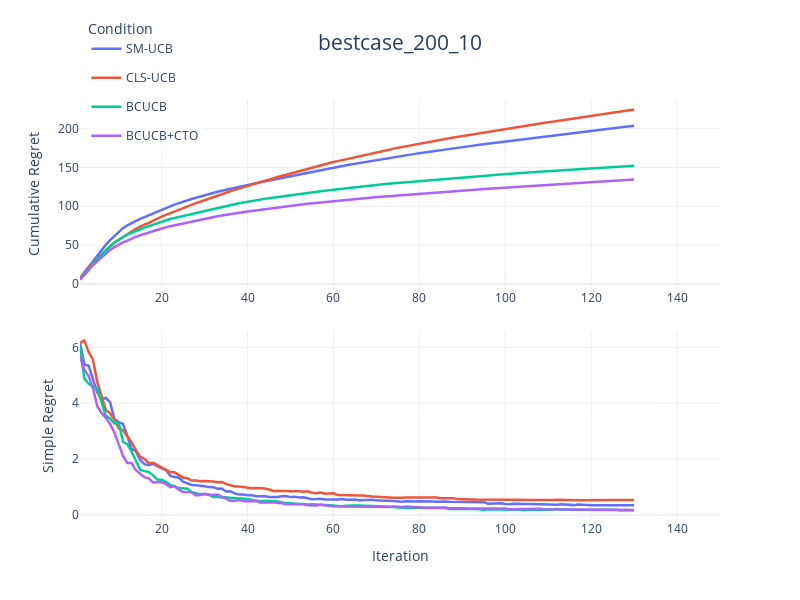

Notebook source saved alongside this figure:
### Code cell
import pandas as pd
import plotly.graph_objects as go
import plotly.express as px
from plotly.subplots import make_subplots
import plotly.io as pio
import os
import numpy as np

text = "bestcase"

# 定义文件夹路径
data_folder = os.path.join('Data', text)

# 定义文件列表 - Simple Regret来自pre文件，Cumulative Regret来自原始文件
simple_regret_files = ['50_16_smallest_pre.csv','50_16_cluster_pre.csv', '50_16_dynamic_pre.csv', '50_16_cyclic_pre.csv']
cumulative_regret_files = ['50_16_smallest.csv','50_16_cluster.csv','50_16_dynamic.csv', '50_16_cyclic.csv']

curve_names = ['SM-UCB','CLS-UCB', 'BCUCB', 'BCUCB+CTO']
colors = px.colors.qualitative.Plotly[:len(curve_names)] 

# 创建DataFrame存储Simple Regret和Cumulative Regret
simple_regret_data = pd.DataFrame()
cumulative_regret_data = pd.DataFrame()

# 加载Simple Regret数据（来自pre文件）
for file, name in zip(simple_regret_files, curve_names):
    file_path = os.path.join(data_folder, file)
    df = pd.read_csv(file_path, index_col='Repetition')
    
    # 计算每个step的均值（Simple Regret）
    mean_results = df.mean(axis=0)
    
    # 添加到Simple Regret DataFrame
    temp_df = pd.DataFrame({
        'Iter': range(1, 151),
        'Value': mean_results.values,
        'Condition': name
    })
    simple_regret_data = pd.concat([simple_regret_data, temp_df])

# 加载Cumulative Regret数据（来自原始文件）
for file, name in zip(cumulative_regret_files, curve_names):
    file_path = os.path.join(data_folder, file)
    df = pd.read_csv(file_path, index_col='Repetition')
    
    # 计算每个step的均值
    mean_results = df.mean(axis=0)
    
    # 计算Cumulative Regret
    cumsum_results = np.cumsum(mean_results.values)
    temp_df = pd.DataFrame({
        'Iter': range(1, 151),
        'Value': cumsum_results,
        'Condition': name
    })
    cumulative_regret_data = pd.concat([cumulative_regret_data, temp_df])

# 创建子图（2行1列，垂直排列）- 删除子图标题
fig = make_subplots(
    rows=2, cols=1,
    vertical_spacing=0.1
    # 删除了 subplot_titles 参数
)

# 第一子图：Cumulative Regret（来自原始文件）- 先画Cumulative Regret
for i, condition in enumerate(curve_names):
    cumsum_df = cumulative_regret_data[cumulative_regret_data['Condition'] == condition]
    fig.add_trace(
        go.Scatter(
            x=cumsum_df['Iter'],
            y=cumsum_df['Value'],
            name=condition,
            legendgroup=condition,
            showlegend=True,  # 在第一子图显示图例
            line=dict(color=colors[i],width=2.5),
            meta=[condition],
            hovertemplate="Iter: %{x}<br>Cumulative Regret: %{y:.4f}<br>Condition: %{meta[0]}<extra></extra>"
        ),
        row=1, col=1  # Cumulative Regret放在第一行
    )

# 第二子图：Obs-based Simple Regret（来自pre文件）
for i, condition in enumerate(curve_names):
    simple_df = simple_regret_data[simple_regret_data['Condition'] == condition]
    fig.add_trace(
        go.Scatter(
            x=simple_df['Iter'],
            y=simple_df['Value'],
            name=condition,
            legendgroup=condition,
            showlegend=False,  # 避免重复图例
            line=dict(color=colors[i],width=2.5),
            meta=[condition],
            hovertemplate="Iter: %{x}<br>Simple Regret: %{y:.4f}<br>Condition: %{meta[0]}<extra></extra>"
        ),
        row=2, col=1  # Simple Regret放在第二行
    )

# 更新布局
fig.update_layout(
    title_text=text+"_50_16",
    title_x=0.5,
    title_font=dict(size=21),
    height=600,
    width=800,
    template='plotly_white',
    legend_title_text='Condition',
    legend=dict(yanchor="top", y=1.2, xanchor="left", x=0.01)
)

# 更新Y轴和X轴标签
fig.update_yaxes(title_text="Cumulative Regret", row=1, col=1)  # 第一子图Y轴标签
fig.update_yaxes(title_text="Simple Regret", row=2, col=1)      # 第二子图Y轴标签
fig.update_xaxes(title_text="Iteration", row=2, col=1)          # 仅底部子图显示X轴标签

# 显示图形
fig.show()

# 保存为HTML文件（可选）
# pio.write_html(fig, 'combined_simple_cumulative_plot.html')
#fig.write_image(text+"_50_16", format="png", width=800, height=600, scale=3)

### Figure 1 — Plotly figure (JSON) as saved in the notebook; plotly's stock layout.template omitted (floating-point values rounded to 4 significant figures; data arrays with more than 128 entries replaced by an {"elided": "..."} marker saying what was removed)
{"data": [{"hovertemplate": "Iter: %{x}<br>Cumulative Regret: %{y:.4f}<br>Condition: %{meta[0]}<extra></extra>", "legendgroup": "SM-UCB", "line": {"color": "#636EFA", "width": 2.5}, "meta": ["SM-UCB"], "name": "SM-UCB", "showlegend": true, "type": "scatter", "x": {"elided": "150 int values"}, "xaxis": "x", "y": {"elided": "150 float values"}, "yaxis": "y"}, {"hovertemplate": "Iter: %{x}<br>Cumulative Regret: %{y:.4f}<br>Condition: %{meta[0]}<extra></extra>", "legendgroup": "CLS-UCB", "line": {"color": "#EF553B", "width": 2.5}, "meta": ["CLS-UCB"], "name": "CLS-UCB", "showlegend": true, "type": "scatter", "x": {"elided": "150 int values"}, "xaxis": "x", "y": {"elided": "150 float values"}, "yaxis": "y"}, {"hovertemplate": "Iter: %{x}<br>Cumulative Regret: %{y:.4f}<br>Condition: %{meta[0]}<extra></extra>", "legendgroup": "BCUCB", "line": {"color": "#00CC96", "width": 2.5}, "meta": ["BCUCB"], "name": "BCUCB", "showlegend": true, "type": "scatter", "x": {"elided": "150 int values"}, "xaxis": "x", "y": {"elided": "150 float values"}, "yaxis": "y"}, {"hovertemplate": "Iter: %{x}<br>Cumulative Regret: %{y:.4f}<br>Condition: %{meta[0]}<extra></extra>", "legendgroup": "BCUCB+CTO", "line": {"color": "#AB63FA", "width": 2.5}, "meta": ["BCUCB+CTO"], "name": "BCUCB+CTO", "showlegend": true, "type": "scatter", "x": {"elided": "150 int values"}, "xaxis": "x", "y": {"elided": "150 float values"}, "yaxis": "y"}, {"hovertemplate": "Iter: %{x}<br>Simple Regret: %{y:.4f}<br>Condition: %{meta[0]}<extra></extra>", "legendgroup": "SM-UCB", "line": {"color": "#636EFA", "width": 2.5}, "meta": ["SM-UCB"], "name": "SM-UCB", "showlegend": false, "type": "scatter", "x": {"elided": "150 int values"}, "xaxis": "x2", "y": {"elided": "150 float values"}, "yaxis": "y2"}, {"hovertemplate": "Iter: %{x}<br>Simple Regret: %{y:.4f}<br>Condition: %{meta[0]}<extra></extra>", "legendgroup": "CLS-UCB", "line": {"color": "#EF553B", "width": 2.5}, "meta": ["CLS-UCB"], "name": "CLS-UCB", "showlegend": false, "type": "scatter", "x": {"elided": "150 int values"}, "xaxis": "x2", "y": {"elided": "150 float values"}, "yaxis": "y2"}, {"hovertemplate": "Iter: %{x}<br>Simple Regret: %{y:.4f}<br>Condition: %{meta[0]}<extra></extra>", "legendgroup": "BCUCB", "line": {"color": "#00CC96", "width": 2.5}, "meta": ["BCUCB"], "name": "BCUCB", "showlegend": false, "type": "scatter", "x": {"elided": "150 int values"}, "xaxis": "x2", "y": {"elided": "150 float values"}, "yaxis": "y2"}, {"hovertemplate": "Iter: %{x}<br>Simple Regret: %{y:.4f}<br>Condition: %{meta[0]}<extra></extra>", "legendgroup": "BCUCB+CTO", "line": {"color": "#AB63FA", "width": 2.5}, "meta": ["BCUCB+CTO"], "name": "BCUCB+CTO", "showlegend": false, "type": "scatter", "x": {"elided": "150 int values"}, "xaxis": "x2", "y": {"elided": "150 float values"}, "yaxis": "y2"}], "layout": {"height": 600, "legend": {"title": {"text": "Condition"}, "x": 0.01, "xanchor": "left", "y": 1.2, "yanchor": "top"}, "title": {"font": {"size": 21}, "text": "bestcase_200_10", "x": 0.5}, "width": 800, "xaxis": {"anchor": "y", "domain": [0, 1]}, "xaxis2": {"anchor": "y2", "domain": [0, 1], "title": {"text": "Iteration"}}, "yaxis": {"anchor": "x", "domain": [0.55, 1], "title": {"text": "Cumulative Regret"}}, "yaxis2": {"anchor": "x2", "domain": [0, 0.45], "title": {"text": "Simple Regret"}}}}
